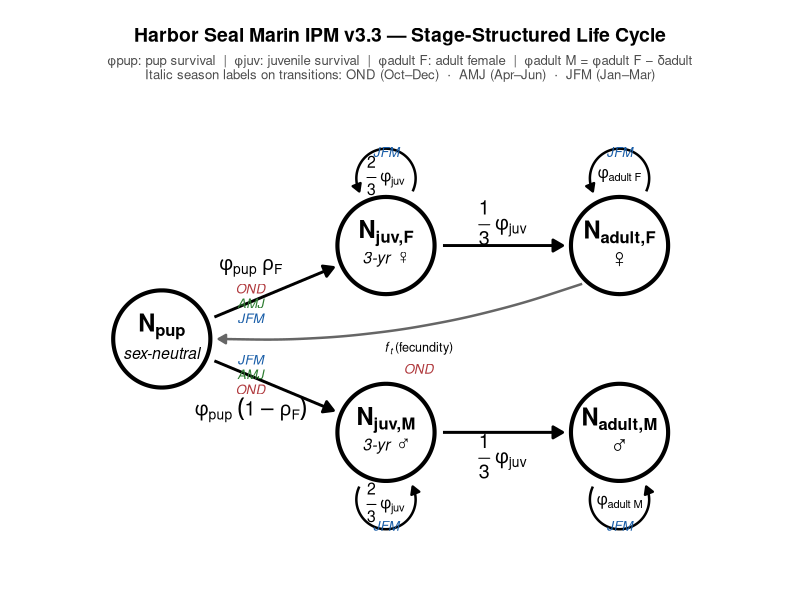
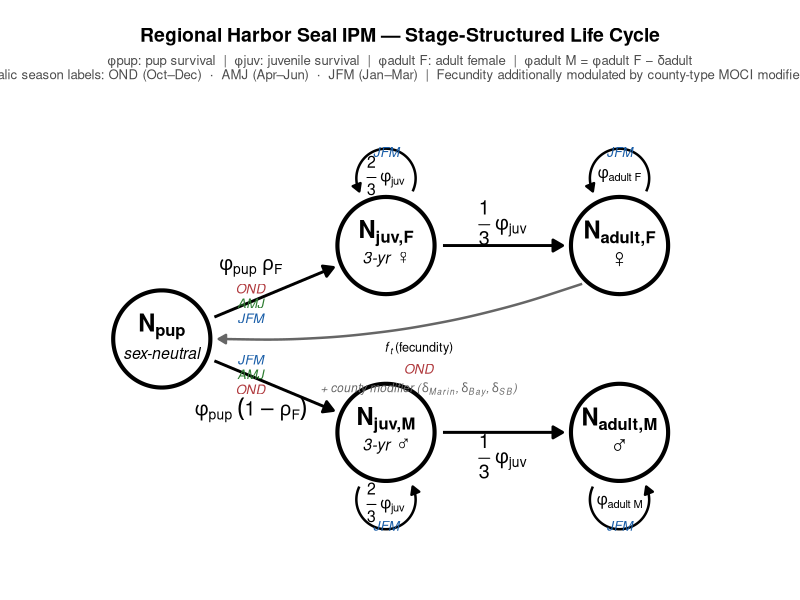

Write the R code that produced these figures, in order.
# =============================================================================
# Harbor Seal IPM — Stage-Structured Life-Cycle Diagrams
# Two versions:
#   (A) Marin IPM v3.3   — MOCI seasons as small colored text labels
#   (B) Regional IPM     — adds county-type modifier notation on fecundity
#
# Strategy: no boxes, no arrows for MOCI.
# Small italic season abbreviations sit directly below each affected vital rate
# label. Colors: OND = red, AMJ = green, JFM = blue. Subtitle decodes colors.
# =============================================================================

library(tidyverse)
library(ggforce)

# ── Node centres ──────────────────────────────────────────────────────────────
px  <- 1.00;  py  <-  0.00   # Pup
jfx <- 3.40;  jfy <-  1.00   # Juv Female
jmx <- 3.40;  jmy <- -1.00   # Juv Male
afx <- 5.90;  afy <-  1.00   # Adult Female
amx <- 5.90;  amy <- -1.00   # Adult Male

r        <- 0.52
gap      <- 0.09
loop_gap <- 0.06

# ── Arrow styles ──────────────────────────────────────────────────────────────
ar       <- arrow(length = unit(8, "pt"), type = "closed")
ar_loop  <- arrow(length = unit(6, "pt"), type = "closed")
ar_repro <- arrow(length = unit(6, "pt"), type = "closed")

lw      <- 1.00
lw_loop <- 0.85
lw_rep  <- 0.85

# ── MOCI label colors ─────────────────────────────────────────────────────────
col_ond <- "#B03A3E"   # muted red
col_amj <- "#2E7D32"   # muted green
col_jfm <- "#1A5EA8"   # muted blue
moci_sz <- 3.4         # font size for MOCI labels

# ── Helper: point on circle edge toward target ────────────────────────────────
edge <- function(x0, y0, x1, y1, radius = r, g = gap) {
  theta <- atan2(y1 - y0, x1 - x0)
  c(x0 + (radius + g) * cos(theta),
    y0 + (radius + g) * sin(theta))
}

# ── Pre-compute arrow endpoints ───────────────────────────────────────────────
pup_to_jf_d <- edge(px,  py,  jfx, jfy)
pup_to_jf_a <- edge(jfx, jfy, px,  py )
pup_to_jm_d <- edge(px,  py,  jmx, jmy)
pup_to_jm_a <- edge(jmx, jmy, px,  py )
jf_to_af_d  <- edge(jfx, jfy, afx, afy)
jf_to_af_a  <- edge(afx, afy, jfx, jfy)
jm_to_am_d  <- edge(jmx, jmy, amx, amy)
jm_to_am_a  <- edge(amx, amy, jmx, jmy)

fec_d <- c(afx - 0.20, afy - r - gap)
fec_a <- c(px  + r + gap, py + 0.10)

# ── Midpoints of transition arrows (for label placement) ─────────────────────
mid_pup_jf <- c((pup_to_jf_d[1] + pup_to_jf_a[1]) / 2,
                (pup_to_jf_d[2] + pup_to_jf_a[2]) / 2)
mid_pup_jm <- c((pup_to_jm_d[1] + pup_to_jm_a[1]) / 2,
                (pup_to_jm_d[2] + pup_to_jm_a[2]) / 2)

# ── Base life-cycle layers ────────────────────────────────────────────────────
base_layers <- list(
  
  # Circles
  geom_circle(aes(x0=px,  y0=py,  r=r), fill="white", color=NA,      linewidth=0),
  geom_circle(aes(x0=jfx, y0=jfy, r=r), fill="white", color=NA,      linewidth=0),
  geom_circle(aes(x0=jmx, y0=jmy, r=r), fill="white", color=NA,      linewidth=0),
  geom_circle(aes(x0=afx, y0=afy, r=r), fill="white", color=NA,      linewidth=0),
  geom_circle(aes(x0=amx, y0=amy, r=r), fill="white", color=NA,      linewidth=0),
  geom_circle(aes(x0=px,  y0=py,  r=r), fill=NA, color="black",      linewidth=1.4),
  geom_circle(aes(x0=jfx, y0=jfy, r=r), fill=NA, color="black",      linewidth=1.4),
  geom_circle(aes(x0=jmx, y0=jmy, r=r), fill=NA, color="black",      linewidth=1.4),
  geom_circle(aes(x0=afx, y0=afy, r=r), fill=NA, color="black",      linewidth=1.4),
  geom_circle(aes(x0=amx, y0=amy, r=r), fill=NA, color="black",      linewidth=1.4),
  
  # Node labels
  annotate("text", x=px,  y=py +0.13, label="bold('N'['pup'])",      parse=TRUE, size=6),
  annotate("text", x=px,  y=py -0.15, label="italic('sex-neutral')",  parse=TRUE, size=4),
  annotate("text", x=jfx, y=jfy+0.13, label="bold('N'['juv,F'])",    parse=TRUE, size=6),
  annotate("text", x=jfx, y=jfy-0.15, label="italic('3-yr  \u2640')", parse=TRUE, size=4),
  annotate("text", x=jmx, y=jmy+0.13, label="bold('N'['juv,M'])",    parse=TRUE, size=6),
  annotate("text", x=jmx, y=jmy-0.15, label="italic('3-yr  \u2642')", parse=TRUE, size=4),
  annotate("text", x=afx, y=afy+0.13, label="bold('N'['adult,F'])",  parse=TRUE, size=6),
  annotate("text", x=afx, y=afy-0.15, label="'\u2640'",               parse=TRUE, size=5),
  annotate("text", x=amx, y=amy+0.13, label="bold('N'['adult,M'])",  parse=TRUE, size=6),
  annotate("text", x=amx, y=amy-0.15, label="'\u2642'",               parse=TRUE, size=5),
  
  # Stage-transition arrows
  annotate("segment",
           x=pup_to_jf_d[1], y=pup_to_jf_d[2],
           xend=pup_to_jf_a[1], yend=pup_to_jf_a[2],
           arrow=ar, color="black", linewidth=lw),
  annotate("segment",
           x=pup_to_jm_d[1], y=pup_to_jm_d[2],
           xend=pup_to_jm_a[1], yend=pup_to_jm_a[2],
           arrow=ar, color="black", linewidth=lw),
  annotate("segment",
           x=jf_to_af_d[1], y=jf_to_af_d[2],
           xend=jf_to_af_a[1], yend=jf_to_af_a[2],
           arrow=ar, color="black", linewidth=lw),
  annotate("segment",
           x=jm_to_am_d[1], y=jm_to_am_d[2],
           xend=jm_to_am_a[1], yend=jm_to_am_a[2],
           arrow=ar, color="black", linewidth=lw),
  
  # Stasis loops
  annotate("curve",
           x=jfx+r*0.55, y=jfy+r+loop_gap,
           xend=jfx-r*0.55, yend=jfy+r+loop_gap,
           curvature=1.6, ncp=25, color="black",
           arrow=ar_loop, linewidth=lw_loop),
  annotate("curve",
           x=jmx-r*0.55, y=jmy-r-loop_gap,
           xend=jmx+r*0.55, yend=jmy-r-loop_gap,
           curvature=1.6, ncp=25, color="black",
           arrow=ar_loop, linewidth=lw_loop),
  annotate("curve",
           x=afx+r*0.55, y=afy+r+loop_gap,
           xend=afx-r*0.55, yend=afy+r+loop_gap,
           curvature=1.6, ncp=25, color="black",
           arrow=ar_loop, linewidth=lw_loop),
  annotate("curve",
           x=amx-r*0.55, y=amy-r-loop_gap,
           xend=amx+r*0.55, yend=amy-r-loop_gap,
           curvature=1.6, ncp=25, color="black",
           arrow=ar_loop, linewidth=lw_loop),
  
  # Fecundity arrow
  annotate("curve",
           x=fec_d[1]-0.2, y=fec_d[2]+0.2,
           xend=fec_a[1], yend=fec_a[2]-0.1,
           curvature=-0.1, color="grey40", arrow=ar_repro,
           linewidth=lw_rep),
  
  # ── Vital-rate labels on transitions ─────────────────────────────────────────
  
  # Pup survival — upper arrow
  annotate("text",
           x = mid_pup_jf[1] - 0.25,
           y = mid_pup_jf[2] + 0.26,
           label = "phi[pup]~rho[F]", parse = TRUE,
           size = 5, fontface = "bold"),
  
  # Pup survival — lower arrow
  annotate("text",
           x = mid_pup_jm[1] - 0.25,
           y = mid_pup_jm[2] - 0.26,
           label = "phi[pup]~(1-rho[F])", parse = TRUE,
           size = 5, fontface = "bold"),
  
  # Juv → Adult transitions
  annotate("text",
           x = (jf_to_af_d[1]+jf_to_af_a[1])/2, y = jfy + 0.25,
           label = "frac(1,3)~phi[juv]", parse = TRUE,
           size = 5, fontface = "bold"),
  annotate("text",
           x = (jm_to_am_d[1]+jm_to_am_a[1])/2, y = jmy - 0.25,
           label = "frac(1,3)~phi[juv]", parse = TRUE,
           size = 5, fontface = "bold"),
  
  # Juv stasis labels
  annotate("text", x = jfx, y = jfy + r + 0.23,
           label = "frac(2,3)~phi[juv]", parse = TRUE, size = 4),
  annotate("text", x = jmx, y = jmy - r - 0.23,
           label = "frac(2,3)~phi[juv]", parse = TRUE, size = 4),
  
  # Adult stasis labels
  annotate("text", x = afx, y = afy + r + 0.23,
           label = "phi[adult~F]", parse = TRUE, size = 4),
  annotate("text", x = amx, y = amy - r - 0.23,
           label = "phi[adult~M]", parse = TRUE, size = 4),
  
  # Fecundity label
  annotate("text",
           x = (px + afx)/2 + 0.30, y = -0.10,
           label = "italic(f[t])~'(fecundity)'", parse = TRUE,
           size = 3.2, fontface = "italic")
)

# ── MOCI text label layers ────────────────────────────────────────────────────
# Small italic colored season abbreviations placed below each affected label.
# One line per season, color-coded. No arrows, no boxes.
#
# Placement logic:
#   φ_pup arrows   → seasons below the vital-rate label on each arrow
#   Juv stasis     → season below "2/3 φ_juv" on both loops
#   Adult stasis   → season below "φ_adult F/M" on both loops
#   Fecundity arc  → season below "f_t (fecundity)" label

moci_labels <- list(
  
  # ── Pup survival: all three seasons ──────────────────────────────────────────
  # Upper arrow (φ_pup ρ_F): stack OND · AMJ · JFM below the label
  annotate("text",
           x = mid_pup_jf[1] - 0.25,
           y = mid_pup_jf[2] + 0.04,
           label = "italic('OND')", parse = TRUE,
           size = moci_sz, color = col_ond, fontface = "italic"),
  annotate("text",
           x = mid_pup_jf[1] - 0.25,
           y = mid_pup_jf[2] - 0.12,
           label = "italic('AMJ')", parse = TRUE,
           size = moci_sz, color = col_amj, fontface = "italic"),
  annotate("text",
           x = mid_pup_jf[1] - 0.25,
           y = mid_pup_jf[2] - 0.28,
           label = "italic('JFM')", parse = TRUE,
           size = moci_sz, color = col_jfm, fontface = "italic"),
  
  # Lower arrow (φ_pup (1−ρ_F)): same three seasons
  annotate("text",
           x = mid_pup_jm[1] - 0.25,
           y = mid_pup_jm[2] - 0.04,
           label = "italic('OND')", parse = TRUE,
           size = moci_sz, color = col_ond, fontface = "italic"),
  annotate("text",
           x = mid_pup_jm[1] - 0.25,
           y = mid_pup_jm[2] + 0.12,
           label = "italic('AMJ')", parse = TRUE,
           size = moci_sz, color = col_amj, fontface = "italic"),
  annotate("text",
           x = mid_pup_jm[1] - 0.25,
           y = mid_pup_jm[2] + 0.28,
           label = "italic('JFM')", parse = TRUE,
           size = moci_sz, color = col_jfm, fontface = "italic"),
  
  # ── Juvenile stasis: JFM only ─────────────────────────────────────────────
  # Female juv — below "2/3 φ_juv" label (which is at y = jfy + r + 0.23 ≈ 1.75)
  annotate("text",
           x = jfx, y = jfy + r + 0.48,
           label = "italic('JFM')", parse = TRUE,
           size = moci_sz, color = col_jfm, fontface = "italic"),
  
  # Male juv — above "2/3 φ_juv" label (below circle, which is at y ≈ −1.75)
  annotate("text",
           x = jmx, y = jmy - r - 0.48,
           label = "italic('JFM')", parse = TRUE,
           size = moci_sz, color = col_jfm, fontface = "italic"),
  
  # ── Adult stasis: JFM only ───────────────────────────────────────────────
  # Adult female — below "φ_adult F" (at y = afy + r + 0.23 ≈ 1.75)
  annotate("text",
           x = afx, y = afy + r + 0.48,
           label = "italic('JFM')", parse = TRUE,
           size = moci_sz, color = col_jfm, fontface = "italic"),
  
  # Adult male — above "φ_adult M" (at y = amy - r - 0.23 ≈ −1.75)
  annotate("text",
           x = amx, y = amy - r - 0.48,
           label = "italic('JFM')", parse = TRUE,
           size = moci_sz, color = col_jfm, fontface = "italic"),
  
  # ── Fecundity arc: OND only ──────────────────────────────────────────────
  # Below "f_t (fecundity)" which is at y = −0.10
  annotate("text",
           x = (px + afx)/2 + 0.30, y = -0.32,
           label = "italic('OND')", parse = TRUE,
           size = moci_sz, color = col_ond, fontface = "italic")
)

# ── Shared theme ──────────────────────────────────────────────────────────────
shared_theme <- list(
  theme_void(base_size = 13),
  theme(
    plot.background = element_rect(fill = "white", color = NA),
    plot.margin     = margin(20, 20, 30, 20),
    plot.title      = element_text(face = "bold", size = 14, hjust = 0.5,
                                   margin = margin(b = 6)),
    plot.subtitle   = element_text(size = 9.5, hjust = 0.5, color = "grey30",
                                   margin = margin(b = 10))
  ),
  coord_equal(xlim = c(0.0, 7.10), ylim = c(-2.35, 2.60)),
  scale_x_continuous(expand = c(0, 0)),
  scale_y_continuous(expand = c(0, 0))
)

# =============================================================================
# VERSION A: Marin IPM v3.3
# =============================================================================

sub_marin <- paste0(
  "\u03c6pup: pup survival  |  \u03c6juv: juvenile survival  |  ",
  "\u03c6adult F: adult female  |  \u03c6adult M = \u03c6adult F \u2212 \u03b4adult\n",
  "Italic season labels on transitions: ",
  "OND (Oct\u2013Dec)  \u00b7  AMJ (Apr\u2013Jun)  \u00b7  JFM (Jan\u2013Mar)"
)

life_cycle_marin <- ggplot() +
  base_layers +
  moci_labels +
  shared_theme +
  labs(
    title    = "Harbor Seal Marin IPM v3.3 \u2014 Stage-Structured Life Cycle",
    subtitle = sub_marin
  )

ggsave("Output/Plots/life_cycle_marin_v3.3.jpeg",
       life_cycle_marin,
       width = 32, height = 22, units = "cm", dpi = 300)

cat("Saved: Output/Plots/life_cycle_marin_v3.3.jpeg\n")

# =============================================================================
# VERSION B: Regional IPM
# Identical to Marin version plus:
#   — county-type modifier notation on fecundity arc
#   — slightly wider subtitle noting county modifier structure
# =============================================================================

# Extra annotation: county modifier text below the OND fecundity label
regional_extras <- list(
  annotate("text",
           x = (px + afx)/2 + 0.30, y = -0.54,
           label = "italic('+ county modifier ('*delta[Marin]*', '*delta[Bay]*', '*delta[SB]*')')",
           parse = TRUE, size = 3.0, color = "grey40", fontface = "italic")
)

sub_regional <- paste0(
  "\u03c6pup: pup survival  |  \u03c6juv: juvenile survival  |  ",
  "\u03c6adult F: adult female  |  \u03c6adult M = \u03c6adult F \u2212 \u03b4adult\n",
  "Italic season labels: OND (Oct\u2013Dec)  \u00b7  AMJ (Apr\u2013Jun)  \u00b7  JFM (Jan\u2013Mar)",
  "  |  Fecundity additionally modulated by county-type MOCI modifiers"
)

life_cycle_regional <- ggplot() +
  base_layers +
  moci_labels +
  regional_extras +
  shared_theme +
  labs(
    title    = "Regional Harbor Seal IPM \u2014 Stage-Structured Life Cycle",
    subtitle = sub_regional
  )

ggsave("Output/Plots/life_cycle_regional.jpeg",
       life_cycle_regional,
       width = 32, height = 22, units = "cm", dpi = 300)

cat("Saved: Output/Plots/life_cycle_regional.jpeg\n")
cat("Done.\n")
